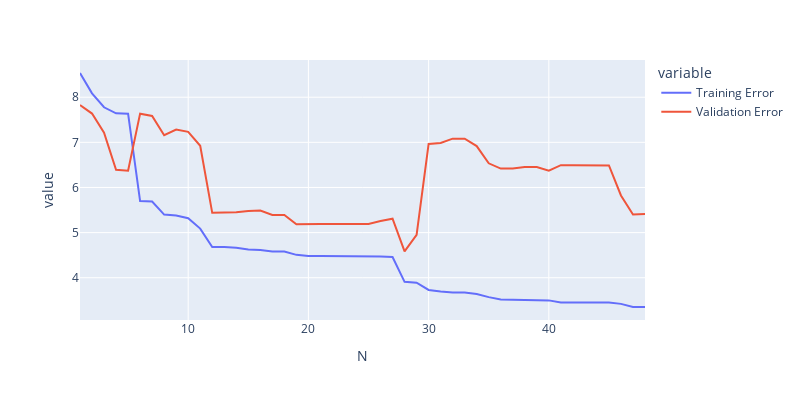

This figure's notebook cell:
### Markdown cell above
If we plot the training and validation error as we add each additional feature, our training error gets lower and lower, and in fact, it's possible to prove with linear algebra that the training error will decrease monotonically.

By contrast, the error on unseen validation data is higher for the models with more parameters, since the lessons learned from these last 20+ features aren't actually useful when applied to unseen data. That is, these models aren't generalizable.

### Code cell
import plotly.express as px
px.line(errors_vs_N, x = "N", y = ["Training Error", "Validation Error"], width=800, height=400)

### Figure 1 — Plotly figure (JSON) as saved in the notebook; plotly's stock layout.template omitted (floating-point values rounded to 4 significant figures)
{"data": [{"hovertemplate": "variable=Training Error<br>N=%{x}<br>value=%{y}<extra></extra>", "legendgroup": "Training Error", "line": {"color": "#636efa", "dash": "solid"}, "marker": {"symbol": "circle"}, "mode": "lines", "name": "Training Error", "orientation": "v", "showlegend": true, "type": "scatter", "x": [1, 2, 3, 4, 5, 6, 7, 8, 9, 10, 11, 12, 13, 14, 15, 16, 17, 18, 19, 20, 21, 22, 23, 24, 25, 26, 27, 28, 29, 30, 31, 32, 33, 34, 35, 36, 37, 38, 39, 40, 41, 42, 43, 44, 45, 46, 47, 48], "xaxis": "x", "y": [8.536, 8.086, 7.777, 7.644, 7.635, 5.699, 5.69, 5.399, 5.38, 5.318, 5.089, 4.68, 4.68, 4.665, 4.628, 4.613, 4.581, 4.581, 4.507, 4.483, 4.482, 4.482, 4.482, 4.482, 4.482, 4.471, 4.46, 3.909, 3.889, 3.729, 3.697, 3.673, 3.673, 3.639, 3.571, 3.516, 3.514, 3.503, 3.503, 3.498, 3.45, 3.45, 3.449, 3.449, 3.449, 3.421, 3.354, 3.351], "yaxis": "y"}, {"hovertemplate": "variable=Validation Error<br>N=%{x}<br>value=%{y}<extra></extra>", "legendgroup": "Validation Error", "line": {"color": "#EF553B", "dash": "solid"}, "marker": {"symbol": "circle"}, "mode": "lines", "name": "Validation Error", "orientation": "v", "showlegend": true, "type": "scatter", "x": [1, 2, 3, 4, 5, 6, 7, 8, 9, 10, 11, 12, 13, 14, 15, 16, 17, 18, 19, 20, 21, 22, 23, 24, 25, 26, 27, 28, 29, 30, 31, 32, 33, 34, 35, 36, 37, 38, 39, 40, 41, 42, 43, 44, 45, 46, 47, 48], "xaxis": "x", "y": [7.825, 7.637, 7.214, 6.391, 6.372, 7.636, 7.586, 7.159, 7.282, 7.232, 6.923, 5.438, 5.443, 5.448, 5.48, 5.488, 5.389, 5.391, 5.185, 5.195, 5.188, 5.188, 5.188, 5.188, 5.192, 5.257, 5.308, 4.583, 4.951, 6.964, 6.986, 7.082, 7.082, 6.917, 6.535, 6.418, 6.42, 6.453, 6.453, 6.374, 6.494, 6.494, 6.487, 6.487, 6.487, 5.823, 5.399, 5.41], "yaxis": "y"}], "layout": {"height": 400, "legend": {"title": {"text": "variable"}, "tracegroupgap": 0}, "margin": {"t": 60}, "width": 800, "xaxis": {"anchor": "y", "domain": [0, 1], "title": {"text": "N"}}, "yaxis": {"anchor": "x", "domain": [0, 1], "title": {"text": "value"}}}}
